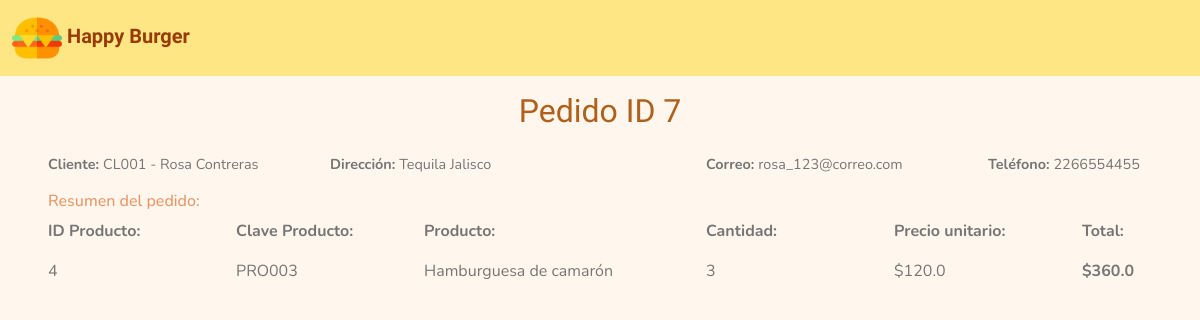
/pedidos/7, run on the app's committed database.
### tables this page shows
CREATE TABLE pedido
                         (
                         id INTEGER PRIMARY KEY AUTOINCREMENT,
                         cliente TEXT NOT NULL,
                         producto TEXT NOT NULL,
                         cantidad INTEGER,
                         precio FLOAT NOT NULL
                         );

CREATE TABLE clientes
                        ( id INTEGER PRIMARY KEY AUTOINCREMENT,
                         clave TEXT NOT NULL,
                         nombre TEXT NOT NULL,
                         direccion TEXT NOT NULL,
                         correo_electronico TEXT NOT NULL,
                         telefono TEXT NOT NULL
                         );

CREATE TABLE menu
                         (
                         id INTEGER PRIMARY KEY AUTOINCREMENT,
                         clave TEXT NOT NULL,
                         nombre TEXT NOT NULL,
                         precio FLOAT NOT NULL
                         );

### main.py (the view)
@app.route('/pedidos/<int:id>')
def obtenerPedido(id):
    pedido = Pedido()
    oPedido = pedido.buscarPedido(id)
    menu = Menu()
    oProducto = menu.buscarProductoPorNombre(oPedido["producto"])
    cliente = Cliente()
    oCliente = cliente.buscarClientePorNombre(oPedido["cliente"])
    return render_template("pedido.html", pedido = oPedido, producto = oProducto, cliente = oCliente)

### database/bd.py (called while the page is built)
    def abrirConexion(self):
        try:
            conexion = sqlite3.connect(self.nombreBaseDatos)
            return conexion
        except Exception as e:
            print('Error al conectar a la Base de Datos: {}'.format(e))

### models/cliente.py (called while the page is built)
    def buscarClientePorNombre(self, nombre_cliente):
        try:
            conexion = self.bd.abrirConexion()
            cursor = conexion.cursor()
            cursor.execute("SELECT * FROM clientes WHERE nombre = ?", (nombre_cliente,))
            cliente = cursor.fetchone()
            if not cliente:
                print(f"No se encontró un cliente con el nombre {nombre_cliente}")
                return cliente
            return {
                "id": cliente[0],
                "clave": cliente[1],
                "nombre": cliente[2],
                "direccion": cliente[3],
                "correo": cliente[4],
                "telefono": cliente[5]
            }
        except Exception as e:
            print("Error al buscar el cliente: {}".format(e))
        finally:
            if conexion:
                cursor.close()
                conexion.close()

### models/menu.py (called while the page is built)
    def buscarProductoPorNombre(self, nombre_producto):
        try:
            conexion = self.bd.abrirConexion()
            cursor = conexion.cursor()
            cursor.execute("SELECT * FROM menu WHERE nombre = ?", (nombre_producto,))
            producto = cursor.fetchone()
            if not producto:
                print(f"No se encontró un producto con el nombre {nombre_producto}")
                return producto
            return {
                "id": producto[0],
                "clave": producto[1],
                "nombre": producto[2],
                "precio": producto[3]
            }
        except Exception as e:
            print("Error al buscar el producto: {}".format(e))
        finally:
            if conexion:
                cursor.close()
                conexion.close()

### templates/pedido.html (shortened to what this page needs)
<!DOCTYPE html>
<html>
<head>
    <link href="https://cdn.jsdelivr.net/npm/bootstrap@5.2.3/dist/css/bootstrap.min.css" rel="stylesheet"
>
    <link href="https://cdnjs.cloudflare.com/ajax/libs/font-awesome/6.4.0/css/all.min.css" rel="stylesheet">
    <link rel="stylesheet" href="{{ url_for('static', filename='css/style.css') }}" >
</head>
<body>
    <nav class="navbar navbar-expand-lg align-items-center">
        <div class="container-fluid">
            <a class="navbar-brand" href="{{ url_for('obtenerPedidos') }}">
                <img src="{{ url_for('static', filename='img/burger.png') }}" alt="Logo Happy Burger" width="50">
                Happy Burger
            </a>
        </div>
    </nav>
    <div class="py-3 px-5">
        {% if pedido %}
            <h2 class="text-center mb-4">Pedido ID {{ pedido.id }}</h2>
            <div class="row detalles-cliente">
                {% if cliente %}
                    <div class="col-3">
                        <p><strong>Cliente: </strong>{{ cliente.clave }} - {{ cliente.nombre }}</p>
                    </div>
                    <div class="col-4">
                        <p><strong>Dirección: </strong>{{ cliente.direccion }}</p>
                    </div>
                    <div class="col-3">
                        <p><strong>Correo: </strong>{{ cliente.correo }}</p>
                    </div>
                    <div class="col-2">
                        <p><strong>Teléfono: </strong>{{ cliente.telefono }}</p>
                    </div>
                {% elif cliente is not none %}
                    <div class="col-12">
                        <p class="text-danger">No se encontraron los detalles del cliente.</p>
                    </div>
                {% endif %}
            </div>
            {% if producto %}
                <div class="row detalles-pedido">
                    <h6>Resumen del pedido:</h6>
                    <div class="col-2">
                        <p><strong>ID Producto:</strong></p>
                    </div>
                    <div class="col-2">
                        <p><strong>Clave Producto:</strong></p>
                    </div>
                    <div class="col-3">
                        <p><strong>Producto:</strong></p>
                    </div>
                    <div class="col-2">
                        <p><strong>Cantidad:</strong></p>
                    </div>
                    <div class="col-2">
                        <p><strong>Precio unitario:</strong></p>
                    </div>
                    <div class="col-1">
                        <p><strong>Total:</strong></p>
                    </div>
                    <div class="col-2">
                        <p>{{ producto.id }}</p>
                    </div>
                    <div class="col-2">
                        <p>{{ producto.clave }}</p>
                    </div>
                    <div class="col-3">
                        <p>{{ pedido.producto }}</p>
                    </div>
                    <div class="col-2">
                        <p>{{ pedido.cantidad }}</p>
                    </div>
                    <div class="col-2">
                        <p>${{ producto.precio }}</p>
                    </div>
                    <div class="col-1">
                        <p><strong>${{ pedido.precio }}</strong></p>
                    </div>
                </div>
            {% elif producto is not none %}
                <p class="text-danger">No se encontraron los detalles del producto.</p>
            {% endif %}
        {% elif pedido is not none %}
            <p class="text-danger">No se encontró el pedido.</p>
        {% endif %}
    </div>
</body>
</html>

### static/css/style.css (style rules this page uses)
* { font-family: "Nunito", sans-serif; font-optical-sizing: auto; font-weight: 400; font-style: normal; }
.navbar-brand { font-family: "Playwrite NZ Basic", cursive; font-optical-sizing: auto; font-weight: 600; font-style: normal; color: #973C08; }
body { background-color: #FFF7ED; }
nav { background-color: #FEE685; }
h2 { font-family: "SN Pro", sans-serif; color: #AF601A; }
h6 { color: #E59866; }
.detalles-cliente p { color: #757575; font-size: 0.9rem; }
.detalles-pedido { color: #757575; }

### data on the page
pedido: id "7", producto "Hamburguesa de camarón", cantidad "3", precio "360.0"
clientes: clave "CL001", nombre "Rosa Contreras", direccion "Tequila Jalisco", correo "rosa_123@correo.com", telefono "2266554455"
menu: id "4", clave "PRO003", precio "120.0"
